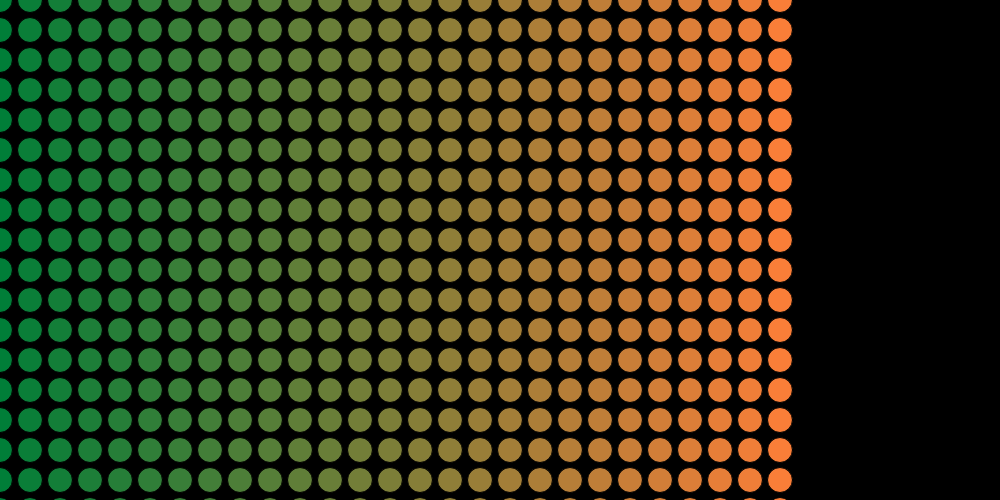
Frame 1 (no input)
Frame 60 (no input): identical to frame 1, image omitted
Frame 120 (the mouse pressed at the canvas centre since frame 60): identical to frame 1, image omitted

The p5.js sketch that drew this single still picture (run headless with seeded random() and noise() and a simulated clock; from frame 60 on, the mouse is pressed at the canvas centre):

// p5.js sketch
// ── sketch.js
var x = 0
var y = 0


function setup() {
  createCanvas(1000,500)
}

function draw() {
  
  background(0)
  
  for(var column = 0; column < displayHeight; column = column + 30){
    for(var row = 0; row < displayWidth; row = row + 30){
      
      var red = map(row, 0, displayWidth, 0, 255);
      fill(red, 126, 56);
      ellipse(row,column,25,25)
    }
  }

  
}
